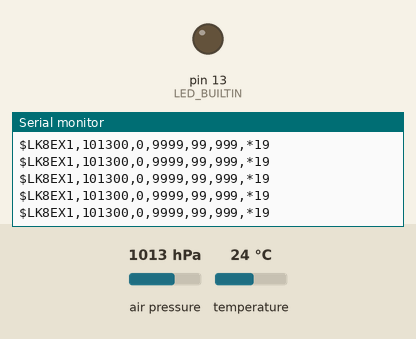
This sketch was run on a simulated Arduino Leonardo, built with avr-gcc and run on an emulated ATmega32U4. On the bench: output pins drawn as LEDs (lit = HIGH), the last lines printed to the serial monitor. The test bench sets the inputs (shaded band); at power-on: air pressure 1013 hPa, temperature 24 °C.

Above: at 1.2 s.
1.3 s: air pressure set to 1000 hPa
At 1.52 s:
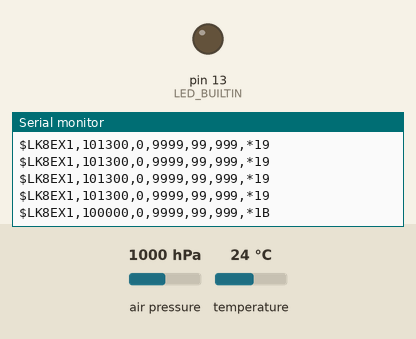
3.4 s: air pressure set to 1025 hPa
At 3.55 s:
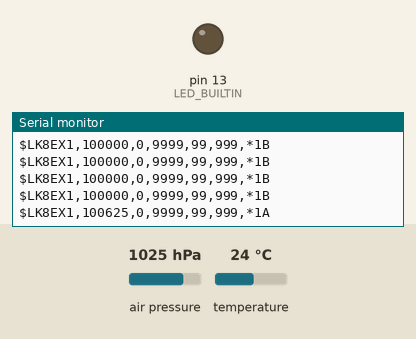

The sketch:

BMP180_altitude_example.ino
```cpp
// (licence header left out)
// Your sketch must #include this library, and the Wire library.
// (Wire is a standard library included with Arduino.):

#include <SFE_BMP180.h>
#include <Wire.h>

// You will need to create an SFE_BMP180 object, here called "pressure":

SFE_BMP180 pressure;

double baseline; // baseline pressure

void setup()
{
  pinMode(LED_BUILTIN, OUTPUT);
  Serial.begin(9600);
  Serial1.begin(9600);
  Serial.println("REBOOT");

  // Initialize the sensor (it is important to get calibration values stored on the device).

  if (pressure.begin())
    Serial.println("BMP180 init success");
  else
  {
    // Oops, something went wrong, this is usually a connection problem,
    // see the comments at the top of this sketch for the proper connections.

    Serial.println("BMP180 init fail (disconnected?)\n\n");
    while(1){ // Pause forever.
      digitalWrite(LED_BUILTIN, HIGH);   // turn the LED on (HIGH is the voltage level)
      delay(1000);                       // wait for a second
      digitalWrite(LED_BUILTIN, LOW);    // turn the LED off by making the voltage LOW
      delay(1000);                       // wait for a second

    }
  }

  // Get the baseline pressure:
  /*
  baseline = 1013.25;

  Serial.print("baseline pressure: ");
  Serial.print(baseline);
  Serial.println(" mb");
  */
}


uint32_t get_time = millis();
double sum = 0;
uint8_t n = 0;

void loop()
{
  double a,Pressure;
  Pressure = getPressure();

  sum += Pressure;
  n += 1;
  if (millis() >= (get_time + (100))) //every 100 milli-seconds send NMEA output over serial port
  {
    get_time = millis();
    Pressure = sum / n ;
    sum=0; n=0;
    // Get a new pressure reading:

    // Show the relative altitude difference between
    // the new reading and the baseline reading:

    //a = pressure.altitude(P,baseline);

    /*
    Serial.print("P= ");
    Serial.print(P,2);
    Serial.print(" mb, absolute altitude: ");
    if (a >= 0.0) Serial.print(" "); // add a space for positive numbers
    Serial.print(a,1);
    Serial.print(" meters, ");
    if (a >= 0.0) Serial.print(" "); // add a space for positive numbers
    Serial.print(a*3.28084,0);
    Serial.println(" feet");
  */
    //$LK8EX1,pressure,altitude,vario,temperature,battery,*checksum
    //$LK8EX1,pressure,99999,9999,temp,999,*checksum
    String str_out = String("LK8EX1,")
    +String(Pressure*100,0)
    +String(",0,9999,")
    +String("99")
    +String(",999,");

    unsigned int checksum_end, ai, bi;        // Calculating checksum for data string
    for (checksum_end = 0, ai = 0; ai < str_out.length(); ai++)
    {
      bi = (unsigned char)str_out[ai];
      checksum_end ^= bi;
    }
    Serial.print("$");
    Serial.print(str_out);
    Serial.print("*");
    Serial.println(checksum_end, HEX);
    Serial1.print("$");
    Serial1.print(str_out);
    Serial1.print("*");
    Serial1.println(checksum_end, HEX);
  /*  Serial.print("$LK8EX1,");
    Serial.print(P*100,0);
    Serial.println(",99999,9999,99,999");
    Serial1.print("$LK8EX1,");
    Serial1.print(P*100,0);
    Serial1.println(",99999,9999,99,999");*/
    /*
    digitalWrite(LED_BUILTIN, HIGH);   // turn the LED on (HIGH is the voltage level)
    delay(50);                       // wait for a second
    digitalWrite(LED_BUILTIN, LOW);    // turn the LED off by making the voltage LOW
    delay(50);                       // wait for a second*/
  }
}


double getPressure()
{
  char status;
  double T,P,p0,a;

  // You must first get a temperature measurement to perform a pressure reading.

  // Start a temperature measurement:
  // If request is successful, the number of ms to wait is returned.
  // If request is unsuccessful, 0 is returned.

  status = pressure.startTemperature();
  if (status != 0)
  {
    // Wait for the measurement to complete:

    delay(status);

    // Retrieve the completed temperature measurement:
    // Note that the measurement is stored in the variable T.
    // Use '&T' to provide the address of T to the function.
    // Function returns 1 if successful, 0 if failure.

    status = pressure.getTemperature(T);
    if (status != 0)
    {
      // Start a pressure measurement:
      // The parameter is the oversampling setting, from 0 to 3 (highest res, longest wait).
      // If request is successful, the number of ms to wait is returned.
      // If request is unsuccessful, 0 is returned.

      status = pressure.startPressure(3);
      if (status != 0)
      {
        // Wait for the measurement to complete:
        delay(status);

        // Retrieve the completed pressure measurement:
        // Note that the measurement is stored in the variable P.
        // Use '&P' to provide the address of P.
        // Note also that the function requires the previous temperature measurement (T).
        // (If temperature is stable, you can do one temperature measurement for a number of pressure measurements.)
        // Function returns 1 if successful, 0 if failure.

        status = pressure.getPressure(P,T);
        if (status != 0)
        {
          return(P);
        }
        else Serial.println("error retrieving pressure measurement\n");
      }
      else Serial.println("error starting pressure measurement\n");
    }
    else Serial.println("error retrieving temperature measurement\n");
  }
  else Serial.println("error starting temperature measurement\n");
  return 0.;
}
```

Measured:
- after the input at 1.3 s, the serial monitor: prints a new line after 0.10 s (image 1)
- after the input at 3.4 s, the serial monitor: prints a new line at once (image 2)
